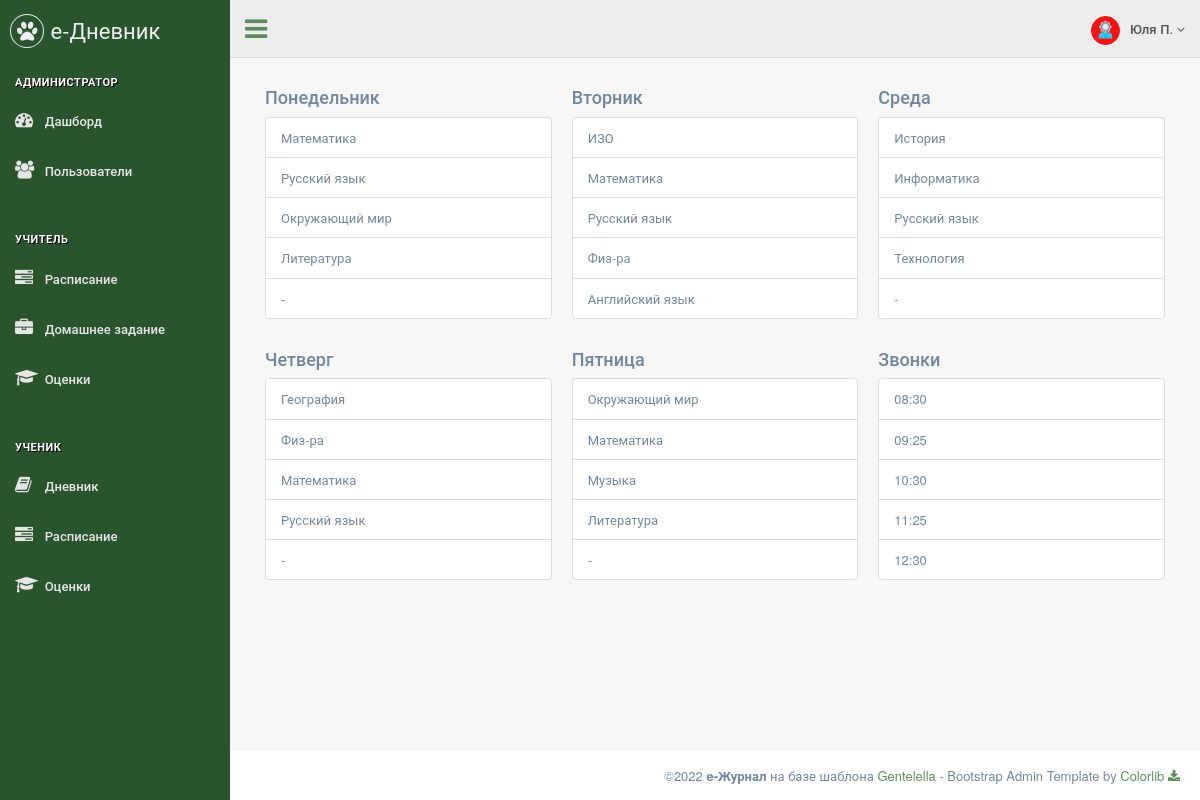
The app's page /student/schedule (signed in), older data.
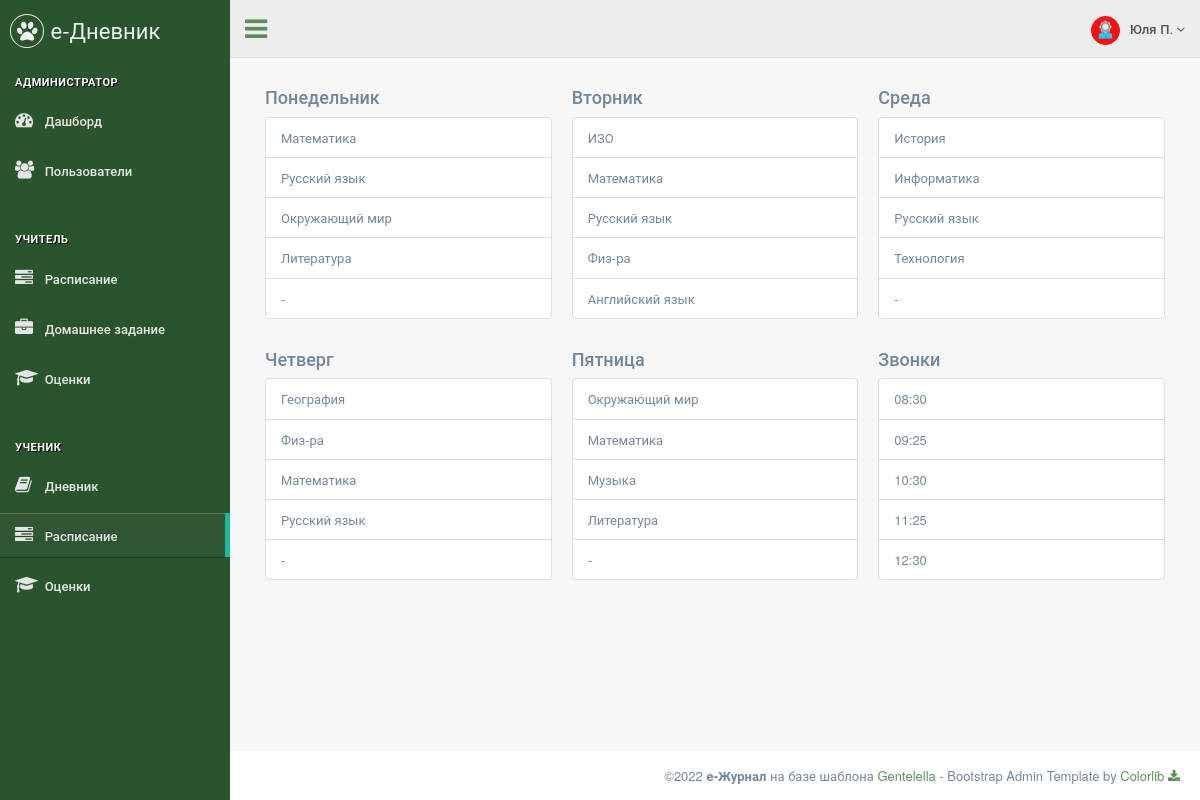
The same page, newer data.
### data/menu.py (models this page shows)
class Menu(ORMBase):
    __tablename__ = 'menu'
    id = Column(Integer, primary_key=True, autoincrement=True, unique=True)
    name = Column(String, nullable=True)
    section = Column(String, nullable=True)
    title = Column(String, nullable=True)
    icon = Column(String, nullable=True)
    ref = Column(String, nullable=True)
    roles = Column(String, nullable=True)
    order = Column(Integer, nullable=True)

### main.py (the view)
@app.route('/student/schedule')
def student_schedule():
    days = {'Понедельник': ['Математика', 'Русский язык', 'Окружающий мир', 'Литература', '-'],
            'Вторник': ['ИЗО', 'Математика', 'Русский язык', 'Физ-ра', 'Английский язык'],
            'Среда': ['История', 'Информатика', 'Русский язык', 'Технология', '-'],
            'Четверг': ['География', 'Физ-ра', 'Математика', 'Русский язык', '-'],
            'Пятница': ['Окружающий мир', 'Математика', 'Музыка', 'Литература', '-']
            }
    return render_page(['admin', 'student'], '/student/schedule', 'student_schedule.html', days=days)

### main.py (called while the page is built)
@login_manager.user_loader
def load_user(user_id):
    return session.query(Users).get(user_id)

def get_menu(role):
    items = session.query(Menu).filter(Menu.roles.ilike(f'%{role}%')).all()
    menu = dict()
    section = ""
    for item in items:
        if item.section:
            arr = menu.get(section)
            arr.append(item)
            menu[section] = arr
        else:
            section = item.title
            menu[section] = []
    return menu

def render_page(roles, ref, template, **context):
    if not login_fresh():
        return render_403()
    else:
        if current_user.role in roles:
            menu = get_menu(current_user.role)
            if not context:
                context = dict()
            context["menu"] = menu
            context["ref"] = ref
            context["role"] = current_user.role
            context["username"] = f"{current_user.name} {current_user.surname[0]}."
            return render_template(template, **context)
        else:
            return render_403()

### templates/student_schedule.html (shortened to what this page needs)
{% extends "page_base.html" %}
{% block content %}
<div class="main">
    <div class="container">
        <p class="fs-1">
        <div class="container-fluid">
            <div class="row">
                <div class="col-xxl-2 col-lg-4 col-sm-6">
                    <h4>Понедельник</h4>
                    <ul class="list-group">
                        <li class="list-group-item">{{days['Понедельник'][0]}}</li>
                        <li class="list-group-item">{{days['Понедельник'][1]}}</li>
                        <li class="list-group-item">{{days['Понедельник'][2]}}</li>
                        <li class="list-group-item">{{days['Понедельник'][3]}}</li>
                        <li class="list-group-item">{{days['Понедельник'][4]}}</li>
                    </ul>
                </div>
                <div class="col-xxl-2 col-lg-4 col-sm-6">
                    <h4>Вторник</h4>
                    <ul class="list-group">
                        <li class="list-group-item">{{days['Вторник'][0]}}</li>
                        <li class="list-group-item">{{days['Вторник'][1]}}</li>
                        <li class="list-group-item">{{days['Вторник'][2]}}</li>
                        <li class="list-group-item">{{days['Вторник'][3]}}</li>
                        <li class="list-group-item">{{days['Вторник'][4]}}</li>
                    </ul>
                </div>
                <div class="col-xxl-2 col-lg-4 col-sm-6">
                    <h4>Среда</h4>
                    <ul class="list-group">
                        <li class="list-group-item">{{days['Среда'][0]}}</li>
                        <li class="list-group-item">{{days['Среда'][1]}}</li>
                        <li class="list-group-item">{{days['Среда'][2]}}</li>
                        <li class="list-group-item">{{days['Среда'][3]}}</li>
                        <li class="list-group-item">{{days['Среда'][4]}}</li>
                    </ul>
                </div>
                <div class="col-xxl-2 col-lg-4 col-sm-6">
                    <h4>Четверг</h4>
                    <ul class="list-group">
                        <li class="list-group-item">{{days['Четверг'][0]}}</li>
                        <li class="list-group-item">{{days['Четверг'][1]}}</li>
                        <li class="list-group-item">{{days['Четверг'][2]}}</li>
                        <li class="list-group-item">{{days['Четверг'][3]}}</li>
                        <li class="list-group-item">{{days['Четверг'][4]}}</li>
                    </ul>
                </div>
                <div class="col-xxl-2 col-lg-4 col-sm-6">
                    <h4>Пятница</h4>
                    <ul class="list-group">
                        <li class="list-group-item">{{days['Пятница'][0]}}</li>
                        <li class="list-group-item">{{days['Пятница'][1]}}</li>
                        <li class="list-group-item">{{days['Пятница'][2]}}</li>
                        <li class="list-group-item">{{days['Пятница'][3]}}</li>
                        <li class="list-group-item">{{days['Пятница'][4]}}</li>
                    </ul>
                </div>
                <div class="col-xxl-2 col-lg-4 col-sm-6">
                    <h4>Звонки</h4>
                    <ul class="list-group">
                        <li class="list-group-item">08:30</li>
                        <li class="list-group-item">09:25</li>
                        <li class="list-group-item">10:30</li>
                        <li class="list-group-item">11:25</li>
                        <li class="list-group-item">12:30</li>
                    </ul>
                </div>
            </div>
        </div>
    </div>
</div>
{% endblock %}

### templates/page_base.html (shortened to what this page needs)
<!DOCTYPE html>
<html lang="en">
  <head>
    <link href="/static/vendors/bootstrap/css/bootstrap.min.css" rel="stylesheet">
    <link href="/static/vendors/font-awesome/css/font-awesome.min.css" rel="stylesheet">
    <link href="/static/vendors/nprogress/nprogress.css" rel="stylesheet">
    <link href="/static/vendors/animate.css/animate.min.css" rel="stylesheet">
    <link href="/static/vendors/datatables.net-bs/css/dataTables.bootstrap.min.css" rel="stylesheet">
    <link href="/static/vendors/datatables.net-buttons-bs/css/buttons.bootstrap.min.css" rel="stylesheet">
    <link href="/static/vendors/datatables.net-fixedheader-bs/css/fixedHeader.bootstrap.min.css" rel="stylesheet">
    <link href="/static/vendors/datatables.net-responsive-bs/css/responsive.bootstrap.min.css" rel="stylesheet">
    <link href="/static/vendors/datatables.net-scroller-bs/css/scroller.bootstrap.min.css" rel="stylesheet">
    <link href="/static/vendors/switchery/switchery.css" rel="stylesheet">
    <link href="/static/css/custom.css" rel="stylesheet">
  </head>
  <body class="nav-md">
    <div class="container body">
      <div class="main_container">
        <div class="col-md-3 left_col">
          <div class="left_col scroll-view">
            <div class="navbar nav_title" style="border: 0;">
              <a href="index.html" class="site_title"><i class="fa fa-paw"></i> <span>е-Дневник</span></a>
            </div>
            <br />
            <div id="sidebar-menu" class="main_menu_side hidden-print main_menu">
              {% for section in menu.keys() %}
                <div class="menu_section">
                  <h3>{{ section }}</h3>
                  <ul class="nav side-menu">
                    {% for item in menu.get(section) %}
                      {% if item.ref == ref %}
                        <li class="active"><a href="{{ item.ref }}"><i class="{{ item.icon }}"></i> {{ item.title }}</a></li>
                      {% else %}
                        <li><a href="{{ item.ref }}"><i class="{{ item.icon }}"></i> {{ item.title }}</a></li>
                      {% endif %}
                    {% endfor %}
                  </ul>
                </div>
              {% endfor %}
            </div>
          </div>
        </div>
        <div class="top_nav">
          <div class="nav_menu">
            <nav>
              <div class="nav toggle">
                <a id="menu_toggle"><i class="fa fa-bars"></i></a>
              </div>
              <ul class="nav navbar-nav navbar-right">
                <li class="">
                  <a href="javascript:;" class="user-profile dropdown-toggle" data-toggle="dropdown" aria-expanded="false">
                    <img src="/static/images/{{ role }}.png" alt="">{{ username }}
                    <span class=" fa fa-angle-down"></span>
                  </a>
                </li>
              </ul>
            </nav>
          </div>
        </div>
        <div id="page-content" class="right_col" role="main">
          {% block content %}{% endblock %}
        </div>
        <footer>
          <div class="pull-right">
            ©2022 <b>e-Журнал</b> на базе шаблона <a href="https://colorlib.com/polygon/gentelella/index.html">Gentelella</a> - Bootstrap Admin Template by <a href="https://github.com/ColorlibHQ/gentelella">Colorlib <i class="fa fa-download"></i></a>
          </div>
          <div class="clearfix"></div>
        </footer>
      </div>
    </div>
  </body>
</html>

Row changes from the older to the newer data that the page shows:
changed Menu (number 10 of 11 on the later page): ref "/student/diary" → "/student/schedule" (drawn)
